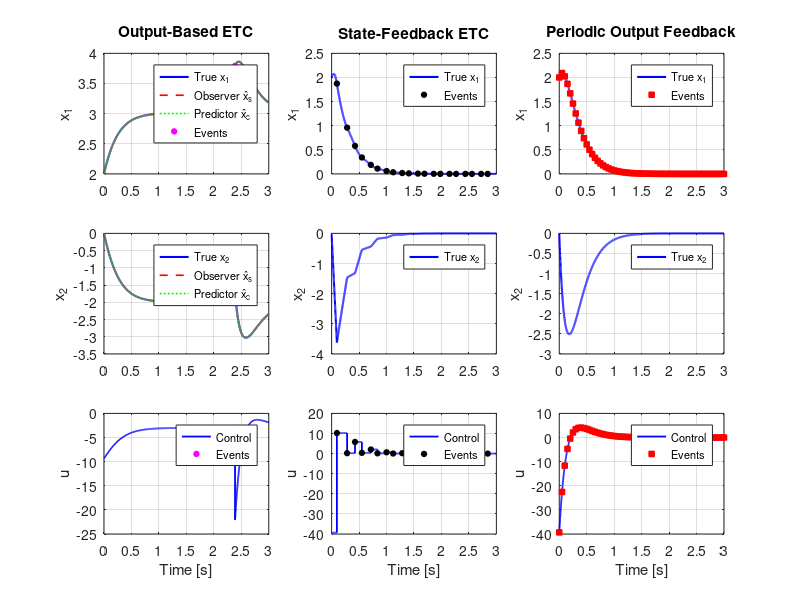
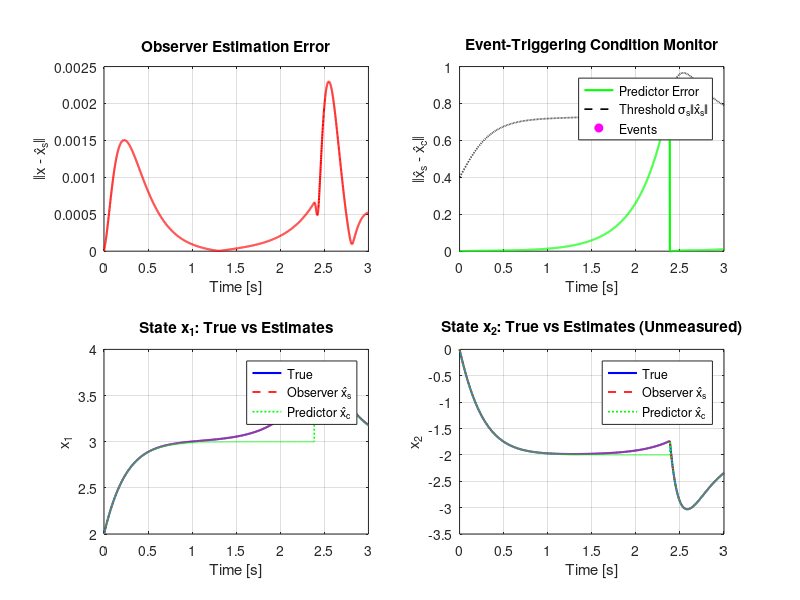
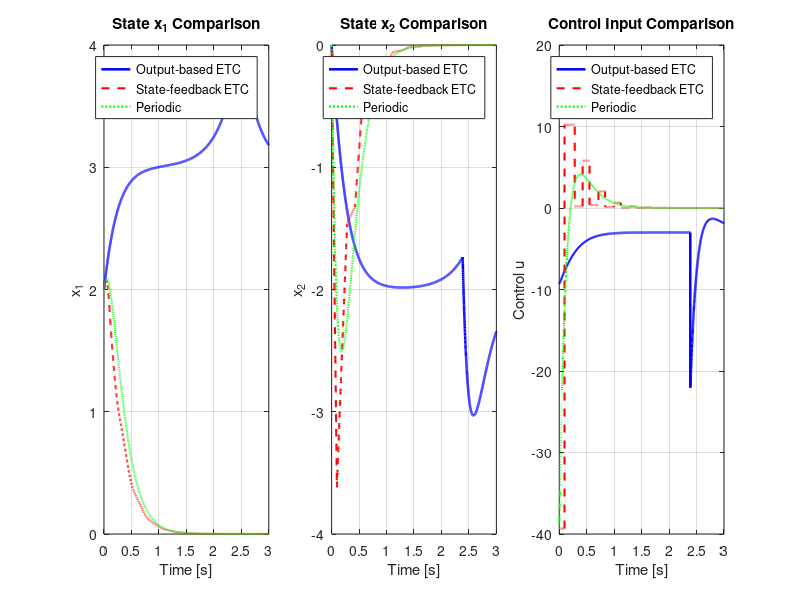
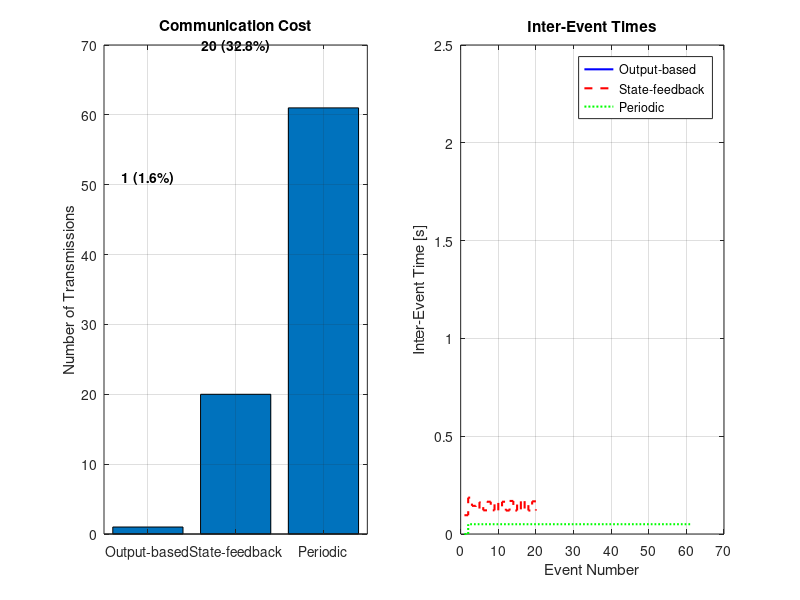

MATLAB code for these plots, in order:
clear;
close all;
clc

%% System Definition
A = [2 3; 1 0];
B = [0; 1];
C = [1 0];

x0 = [2; 0];
Tsim = 3;
dt = 1e-3;
t = 0:dt:Tsim;

ref = 3 * ones(1, length(t));

%% Controller Design
K = place(A, B, [-5 -6]);
fprintf('Controller gain K: [%.4f, %.4f]\n', K(1), K(2));

%% Observer Design
% Discretize system
sys_c = ss(A, B, C, 0);
sys_d = c2d(sys_c, dt, 'zoh');
A_d = sys_d.A;
B_d = sys_d.B;

% Check observability
if rank(obsv(A_d, C)) < size(A_d, 1)
    error('System is not observable!');
end

% Design observer poles
% Controller poles: [-5, -6]
obs_poles_c = [-12, -15];
obs_poles_d = exp(obs_poles_c * dt);  % Convert to discrete-time??

L = place(A_d', C', obs_poles_d)';
% L = place(A', C', obs_poles_c)';
fprintf('Observer gain L: [%.4f; %.4f]\n', L(1), L(2));

% Verify observer stability
fprintf('Observer poles: '); disp(eig(A_d - L*C)');

%% Prefilter Design

fprintf('\n=== Prefilter Design ===\n');

% Acl_discrete = A_d - B_d*K;
% Nr_discrete = -1 / (C * inv(Acl_discrete) * B_d);
% 
% fprintf('Discrete-time prefilter:\n');
% fprintf('  Nr = %.6f\n', Nr_discrete);

% Formula (for continuous-time)
% Nr = -1 / (C * inv(A - B*K) * B)

Acl_continuous = A - B*K;
Nr_continuous = -1 / (C * inv(Acl_continuous) * B);

fprintf('Continuous-time prefilter:\n');
fprintf('  Nr = %.6f\n', Nr_continuous);

Nr = Nr_continuous;

% % Verify: Check steady-state gain
% dc_gain = C * inv(-Acl_discrete) * B_d * Nr;
% fprintf('\nVerification:\n');
% fprintf('  DC gain (should be 1.0): %.6f\n', dc_gain);
% fprintf('  This means: y_ss = %.6f × r\n\n', dc_gain);

% Verify: Check steady-state gain
dc_gain = C * inv(-Acl_continuous) * B * Nr;
fprintf('\nVerification:\n');
fprintf('  DC gain (should be 1.0): %.6f\n', dc_gain);
fprintf('  This means: y_ss = %.6f × r\n\n', dc_gain);


%% Event-Triggering Parameter
sigma_s = 0.2;  % Relative threshold
fprintf('Event threshold sigma_s: %.2f\n', sigma_s);

%% Lyapunov Matrix
Acl = A - B*K;
Q_lyap = eye(2);
P = lyap(Acl', Q_lyap);

%%  SIMULATION 1: PERIODIC OUTPUT-FEEDBACK

fprintf('\n=== Simulating Periodic Output Feedback ===\n');

Te_per = 0.05;

x_true_per = x0;
x_s_per = x0;
x_c_per = x0;
u_per = -K * x_c_per;
next_transmission = 0;

x_true_per_traj = zeros(2, length(t));
u_per_traj = zeros(1, length(t));
event_times_per = [];
event_indices_per = [];

for k = 1:length(t)
    tk = t(k);
    
    y = C * x_true_per;
    
    % Observer update
    x_s_per_next = A_d*x_s_per + B_d*u_per + L*(y - C*x_s_per);
    
    % Predictor update
    x_c_per_next = A_d*x_c_per + B_d*u_per;
    
    % PERIODIC TRIGGERING
    if tk >= next_transmission - dt/2
        x_c_per_next = x_s_per_next;
        next_transmission = next_transmission + Te_per;
        event_times_per(end+1) = tk;
        event_indices_per(end+1) = k;
    end
    
    u_per_next = -K * x_c_per_next;
    
    % Plant evolution
    x_true_per_dot = A*x_true_per + B*u_per;
    x_true_per_next = x_true_per + dt * x_true_per_dot;
    
    x_true_per_traj(:, k) = x_true_per;
    u_per_traj(k) = u_per;
    
    x_true_per = x_true_per_next;
    x_s_per = x_s_per_next;
    x_c_per = x_c_per_next;
    u_per = u_per_next;
end

num_events_per = length(event_times_per);
comm_rate_per = num_events_per / 61 * 100;
fprintf('Number of events: %d / %d (%.2f%%)\n', ...
        num_events_per, length(t), comm_rate_per);

%%  SIMULATION 2: OUTPUT-BASED EVENT-TRIGGERED CONTROL
fprintf('\n=== Simulating Output-Based ETC ===\n');

% Initialize states
x_true = x0;           % True plant state (unknown to controller)
x_s = x0;              % Observer estimate (sensor side)
x_c = x0;              % Predictor estimate (controller side)
u_etc = -K * x_c + Nr * ref(1);      % Initial control
% u_etc = -K * x_c;      % Initial control

% Storage
x_true_etc = zeros(2, length(t));
x_s_traj = zeros(2, length(t));
x_c_traj = zeros(2, length(t));
u_etc_traj = zeros(1, length(t));
y_traj = zeros(1, length(t));
event_times_etc = [];
event_indices_etc = [];

for k = 1:length(t)
    % Measurement
    y = C * x_true;
    
    % SENSOR SIDE: Observer update (uses measurement)
    x_s_next = A_d*x_s + B_d*u_etc + L*(y - C*x_s);
    
    % BOTH SIDES: Predictor update (no measurement)
    x_c_next = A_d*x_c + B_d*u_etc;
    
    % EVENT-TRIGGERING CONDITION
    error_norm = norm(x_s_next - x_c_next);
    threshold = sigma_s * norm(x_s_next);
    
    if error_norm > threshold
        % EVENT TRIGGERED!
        x_c_next = x_s_next;  % Reset predictor to observer
        event_times_etc(end+1) = t(k);
        event_indices_etc(end+1) = k;
    end
    
    % CONTROLLER: Compute control using predictor estimate
    u_etc_next = -K * x_c_next + Nr * ref(1);
    % u_etc_next = -K * x_c_next;
    
    % PLANT: True state evolution (continuous-time)
    x_true_dot = A*x_true + B*u_etc;
    x_true_next = x_true + dt * x_true_dot;
    
    % Store trajectories
    x_true_etc(:, k) = x_true;
    x_s_traj(:, k) = x_s;
    x_c_traj(:, k) = x_c;
    u_etc_traj(k) = u_etc;
    y_traj(k) = y;
    
    % Update for next iteration
    x_true = x_true_next;
    x_s = x_s_next;
    x_c = x_c_next;
    u_etc = u_etc_next;
end

num_events_etc = length(event_times_etc);
comm_rate_etc = num_events_etc / length(event_times_per) * 100;
fprintf('Number of events: %d / %d (%.2f%%)\n', ...
        num_events_etc, num_events_per, comm_rate_etc);

%%  SIMULATION 3: STATE-FEEDBACK ETC (Ce aveam pana acum)

fprintf('\n=== Simulating State-Feedback ETC (Ideal) ===\n');

sigma = 0.9;
tau_min = 1e-3;
tol = 1e-12;

BKterm = P * B * (-K);
Psi = [(sigma-1)*Q_lyap, BKterm; BKterm', zeros(2)];

x = x0;
x_last = x;
u_sf = -K * x_last;
last_trigger_time = -Inf;

x_sf_traj = zeros(2, length(t));
u_sf_traj = zeros(1, length(t));
event_times_sf = [];
event_indices_sf = [];

for k = 1:length(t)
    tk = t(k);
    
    xdot = A*x + B*u_sf;
    x = x + dt * xdot;
    
    e = x_last - x;
    z = [x; e];
    val = z' * Psi * z;
    
    if (val > tol) && (tk - last_trigger_time > tau_min)
        x_last = x;
        u_sf = -K * x_last;
        last_trigger_time = tk;
        event_times_sf(end+1) = tk;
        event_indices_sf(end+1) = k;
    end
    
    x_sf_traj(:, k) = x;
    u_sf_traj(k) = u_sf;
end

num_events_sf = length(event_times_sf);
comm_rate_sf = num_events_sf / length(event_times_per) * 100;
fprintf('Number of events: %d / %d (%.2f%%)\n', ...
        num_events_sf, num_events_per, comm_rate_sf);


%  PLOTTING RESULTS
%% Figure 1: State Trajectories
figure('Position', [100, 100, 1400, 900]);

% x1 comparison
subplot(3,3,1)
plot(t, x_true_etc(1,:), 'b-', 'LineWidth', 1.5); hold on;
plot(t, x_s_traj(1,:), 'r--', 'LineWidth', 1.2);
plot(t, x_c_traj(1,:), 'g:', 'LineWidth', 1.2);
if ~isempty(event_indices_etc)
    plot(t(event_indices_etc), x_true_etc(1, event_indices_etc), ...
         'mo', 'MarkerFaceColor', 'm', 'MarkerSize', 4);
end
ylabel('x_1');
legend('True x_1', 'Observer x̂_s', 'Predictor x̂_c', 'Events', ...
       'Location', 'best', 'FontSize', 8);
title('Output-Based ETC');
grid on;

subplot(3,3,4)
plot(t, x_true_etc(2,:), 'b-', 'LineWidth', 1.5); hold on;
plot(t, x_s_traj(2,:), 'r--', 'LineWidth', 1.2);
plot(t, x_c_traj(2,:), 'g:', 'LineWidth', 1.2);
ylabel('x_2');
legend('True x_2', 'Observer x̂_s', 'Predictor x̂_c', ...
       'Location', 'best', 'FontSize', 8);
grid on;

subplot(3,3,7)
stairs(t, u_etc_traj, 'b-', 'LineWidth', 1.3); hold on;
if ~isempty(event_indices_etc)
    plot(t(event_indices_etc), u_etc_traj(event_indices_etc), ...
         'mo', 'MarkerFaceColor', 'm', 'MarkerSize', 4);
end
ylabel('u');
xlabel('Time [s]');
legend('Control', 'Events', 'Location', 'best', 'FontSize', 8);
grid on;

% State-feedback ETC
subplot(3,3,2)
plot(t, x_sf_traj(1,:), 'b-', 'LineWidth', 1.5); hold on;
if ~isempty(event_indices_sf)
    plot(t(event_indices_sf), x_sf_traj(1, event_indices_sf), ...
         'ko', 'MarkerFaceColor', 'k', 'MarkerSize', 4);
end
ylabel('x_1');
legend('True x_1', 'Events', 'Location', 'best', 'FontSize', 8);
title('State-Feedback ETC');
grid on;

subplot(3,3,5)
plot(t, x_sf_traj(2,:), 'b-', 'LineWidth', 1.5); hold on;
ylabel('x_2');
legend('True x_2', 'Location', 'best', 'FontSize', 8);
grid on;

subplot(3,3,8)
stairs(t, u_sf_traj, 'b-', 'LineWidth', 1.3); hold on;
if ~isempty(event_indices_sf)
    plot(t(event_indices_sf), u_sf_traj(event_indices_sf), ...
         'ko', 'MarkerFaceColor', 'k', 'MarkerSize', 4);
end
ylabel('u');
xlabel('Time [s]');
legend('Control', 'Events', 'Location', 'best', 'FontSize', 8);
grid on;

% Periodic
subplot(3,3,3)
plot(t, x_true_per_traj(1,:), 'b-', 'LineWidth', 1.5); hold on;
if ~isempty(event_indices_per)
    plot(t(event_indices_per), x_true_per_traj(1, event_indices_per), ...
         'rs', 'MarkerFaceColor', 'r', 'MarkerSize', 4);
end
ylabel('x_1');
legend('True x_1', 'Events', 'Location', 'best', 'FontSize', 8);
title('Periodic Output Feedback');
grid on;

subplot(3,3,6)
plot(t, x_true_per_traj(2,:), 'b-', 'LineWidth', 1.5);
ylabel('x_2');
legend('True x_2', 'Location', 'best', 'FontSize', 8);
grid on;

subplot(3,3,9)
stairs(t, u_per_traj, 'b-', 'LineWidth', 1.3); hold on;
if ~isempty(event_indices_per)
    plot(t(event_indices_per), u_per_traj(event_indices_per), ...
         'rs', 'MarkerFaceColor', 'r', 'MarkerSize', 4);
end
ylabel('u');
xlabel('Time [s]');
legend('Control', 'Events', 'Location', 'best', 'FontSize', 8);
grid on;

%% Figure 2: Estimation Errors (Output-Based)
figure('Position', [150, 150, 1200, 600]);

% Observer error: ‖x - x̂_s‖
subplot(2,2,1)
obs_error = vecnorm(x_true_etc - x_s_traj);
plot(t, obs_error, 'r-', 'LineWidth', 1.5);
ylabel('‖x - x̂_s‖');
xlabel('Time [s]');
title('Observer Estimation Error');
grid on;

% Predictor error: ‖x̂_s - x̂_c‖
subplot(2,2,2)
pred_error = vecnorm(x_s_traj - x_c_traj);
threshold_line = sigma_s * vecnorm(x_s_traj);
plot(t, pred_error, 'g-', 'LineWidth', 1.5); hold on;
plot(t, threshold_line, 'k--', 'LineWidth', 1.2);
if ~isempty(event_indices_etc)
    plot(t(event_indices_etc), pred_error(event_indices_etc), ...
         'mo', 'MarkerFaceColor', 'm', 'MarkerSize', 6);
end
ylabel('‖x̂_s - x̂_c‖');
xlabel('Time [s]');
legend('Predictor Error', 'Threshold σ_s‖x̂_s‖', 'Events', ...
       'Location', 'best');
title('Event-Triggering Condition Monitor');
grid on;

% State estimates vs true state (x1)
subplot(2,2,3)
plot(t, x_true_etc(1,:), 'b-', 'LineWidth', 1.5); hold on;
plot(t, x_s_traj(1,:), 'r--', 'LineWidth', 1.2);
plot(t, x_c_traj(1,:), 'g:', 'LineWidth', 1.2);
ylabel('x_1');
xlabel('Time [s]');
legend('True', 'Observer x̂_s', 'Predictor x̂_c', 'Location', 'best');
title('State x_1: True vs Estimates');
grid on;

% State estimates vs true state (x2)
subplot(2,2,4)
plot(t, x_true_etc(2,:), 'b-', 'LineWidth', 1.5); hold on;
plot(t, x_s_traj(2,:), 'r--', 'LineWidth', 1.2);
plot(t, x_c_traj(2,:), 'g:', 'LineWidth', 1.2);
ylabel('x_2');
xlabel('Time [s]');
legend('True', 'Observer x̂_s', 'Predictor x̂_c', 'Location', 'best');
title('State x_2: True vs Estimates (Unmeasured)');
grid on;

%% Figure 3: Three-Way Comparison
figure('Position', [200, 200, 1400, 500]);

subplot(1,3,1)
plot(t, x_true_etc(1,:), 'b-', 'LineWidth', 1.8); hold on;
plot(t, x_sf_traj(1,:), 'r--', 'LineWidth', 1.5);
plot(t, x_true_per_traj(1,:), 'g:', 'LineWidth', 1.5);
ylabel('x_1');
xlabel('Time [s]');
legend('Output-based ETC', 'State-feedback ETC', 'Periodic', ...
       'Location', 'best');
title('State x_1 Comparison');
grid on;

subplot(1,3,2)
plot(t, x_true_etc(2,:), 'b-', 'LineWidth', 1.8); hold on;
plot(t, x_sf_traj(2,:), 'r--', 'LineWidth', 1.5);
plot(t, x_true_per_traj(2,:), 'g:', 'LineWidth', 1.5);
ylabel('x_2');
xlabel('Time [s]');
legend('Output-based ETC', 'State-feedback ETC', 'Periodic', ...
       'Location', 'best');
title('State x_2 Comparison');
grid on;

subplot(1,3,3)
stairs(t, u_etc_traj, 'b-', 'LineWidth', 1.8); hold on;
stairs(t, u_sf_traj, 'r--', 'LineWidth', 1.5);
stairs(t, u_per_traj, 'g:', 'LineWidth', 1.5);
ylabel('Control u');
xlabel('Time [s]');
legend('Output-based ETC', 'State-feedback ETC', 'Periodic', ...
       'Location', 'best');
title('Control Input Comparison');
grid on;

%% Figure 4: Communication Statistics
figure('Position', [250, 250, 1000, 400]);

subplot(1,2,1)
bar([num_events_etc, num_events_sf, num_events_per]);
set(gca, 'XTickLabel', {'Output-based', 'State-feedback', 'Periodic'});
ylabel('Number of Transmissions');
title('Communication Cost');
grid on;
text(1, num_events_etc+50, sprintf('%d (%.1f%%)', num_events_etc, comm_rate_etc), ...
     'HorizontalAlignment', 'center', 'FontWeight', 'bold');
text(2, num_events_sf+50, sprintf('%d (%.1f%%)', num_events_sf, comm_rate_sf), ...
     'HorizontalAlignment', 'center', 'FontWeight', 'bold');
text(3, num_events_per+50, sprintf('%d (%.1f%%)', num_events_per, comm_rate_per), ...
     'HorizontalAlignment', 'center', 'FontWeight', 'bold');

subplot(1,2,2)
if ~isempty(event_times_etc)
    iet_etc = diff([0, event_times_etc]);
    stairs(1:length(iet_etc), iet_etc, 'b-', 'LineWidth', 1.5); hold on;
end
if ~isempty(event_times_sf)
    iet_sf = diff([0, event_times_sf]);
    stairs(1:length(iet_sf), iet_sf, 'r--', 'LineWidth', 1.5);
end
if ~isempty(event_times_per)
    iet_per = diff([0, event_times_per]);
    stairs(1:length(iet_per), iet_per, 'g:', 'LineWidth', 1.5);
end
ylabel('Inter-Event Time [s]');
xlabel('Event Number');
legend('Output-based', 'State-feedback', 'Periodic', 'Location', 'best');
title('Inter-Event Times');
grid on;

%% Figure 5: Lyapunov Functions
figure('Position', [300, 300, 1000, 400]);

V_etc = zeros(1, length(t));
V_sf = zeros(1, length(t));
V_per = zeros(1, length(t));

for k = 1:length(t)
    V_etc(k) = x_true_etc(:,k)' * P * x_true_etc(:,k);
    V_sf(k) = x_sf_traj(:,k)' * P * x_sf_traj(:,k);
    V_per(k) = x_true_per_traj(:,k)' * P * x_true_per_traj(:,k);
end

subplot(1,2,1)
semilogy(t, V_etc, 'b-', 'LineWidth', 1.8); hold on;
semilogy(t, V_sf, 'r--', 'LineWidth', 1.5);
semilogy(t, V_per, 'g:', 'LineWidth', 1.5);
if ~isempty(event_indices_etc)
    semilogy(t(event_indices_etc), V_etc(event_indices_etc), ...
             'mo', 'MarkerFaceColor', 'm', 'MarkerSize', 4);
end
ylabel('V(x) = x^T P x');
xlabel('Time [s]');
legend('Output-based ETC', 'State-feedback ETC', 'Periodic', 'Events', ...
       'Location', 'best');
title('Lyapunov Function Evolution');
grid on;

subplot(1,2,2)
control_effort_etc = cumsum(u_etc_traj.^2) * dt;
control_effort_sf = cumsum(u_sf_traj.^2) * dt;
control_effort_per = cumsum(u_per_traj.^2) * dt;

plot(t, control_effort_etc, 'b-', 'LineWidth', 1.8); hold on;
plot(t, control_effort_sf, 'r--', 'LineWidth', 1.5);
plot(t, control_effort_per, 'g:', 'LineWidth', 1.5);
ylabel('Cumulative ∫u² dt');
xlabel('Time [s]');
legend('Output-based ETC', 'State-feedback ETC', 'Periodic', ...
       'Location', 'best');
title('Control Effort');
grid on;

%% Performance Summary
fprintf('\n========================================\n');
fprintf('PERFORMANCE SUMMARY\n');
fprintf('========================================\n');
fprintf('Communication Events:\n');
fprintf('  Output-based ETC:     %d (%.2f%%)\n', num_events_etc, comm_rate_etc);
fprintf('  State-feedback ETC:   %d (%.2f%%)\n', num_events_sf, comm_rate_sf);
fprintf('  Periodic:             %d (%.2f%%)\n', num_events_per, comm_rate_per);
% fprintf('\nCommunication Savings:\n');
% fprintf('  Output vs State-fb:   %.1f%% penalty\n', ...
%         (num_events_etc/num_events_sf - 1)*100);
% fprintf('  Output vs Periodic:   %.1f%% savings\n', ...
%         (1 - num_events_etc/num_events_per)*100);
fprintf('\nFinal Lyapunov Values:\n');
fprintf('  Output-based ETC:     %.6f\n', V_etc(end));
fprintf('  State-feedback ETC:   %.6f\n', V_sf(end));
fprintf('  Periodic:             %.6f\n', V_per(end));
fprintf('\nControl Effort:\n');
fprintf('  Output-based ETC:     %.4f\n', control_effort_etc(end));
fprintf('  State-feedback ETC:   %.4f\n', control_effort_sf(end));
fprintf('  Periodic:             %.4f\n', control_effort_per(end));
fprintf('========================================\n');

%% Tuning Analysis: Effect of sigma_s

sigma_values = [0.05, 0.1, 0.15, 0.2, 0.3, 0.5];
events_vs_sigma = zeros(1, length(sigma_values));
performance_vs_sigma = zeros(1, length(sigma_values));

for idx = 1:length(sigma_values)
    sigma_test = sigma_values(idx);

    x_test = x0;
    x_s_test = x0;
    x_c_test = x0;
    u_test = -K * x_c_test;
    event_count = 0;
    V_sum = 0;

    for k = 1:length(t)
        y = C * x_test;
        x_s_next = A_d*x_s_test + B_d*u_test + L*(y - C*x_s_test);
        x_c_next = A_d*x_c_test + B_d*u_test;

        if norm(x_s_next - x_c_next) > sigma_test * norm(x_s_next)
            x_c_next= x_s_next;
            event_count = event_count + 1;
        end
        u_test = -K * x_c_next;
        x_test_dot = A*x_test + B*u_test;
        x_test = x_test + dt * x_test_dot;
    
        V_sum = V_sum + x_test' * P * x_test;
    
        x_s_test = x_s_next;
        x_c_test = x_c_next;
    end

events_vs_sigma(idx) = event_count;
performance_vs_sigma(idx) = V_sum / length(t);
end
figure('Position', [350, 350, 1000, 400]);
subplot(1,2,1)
plot(sigma_values, events_vs_sigma, 'bo-', 'LineWidth', 1.5, 'MarkerSize', 8);
xlabel('σ_s');
ylabel('Number of Events');
title('Communication vs Threshold');
grid on;
subplot(1,2,2)
plot(sigma_values, performance_vs_sigma, 'ro-', 'LineWidth', 1.5, 'MarkerSize', 8);
xlabel('σ_s');
ylabel('Average V(x)');
title('Performance vs Threshold');
grid on;